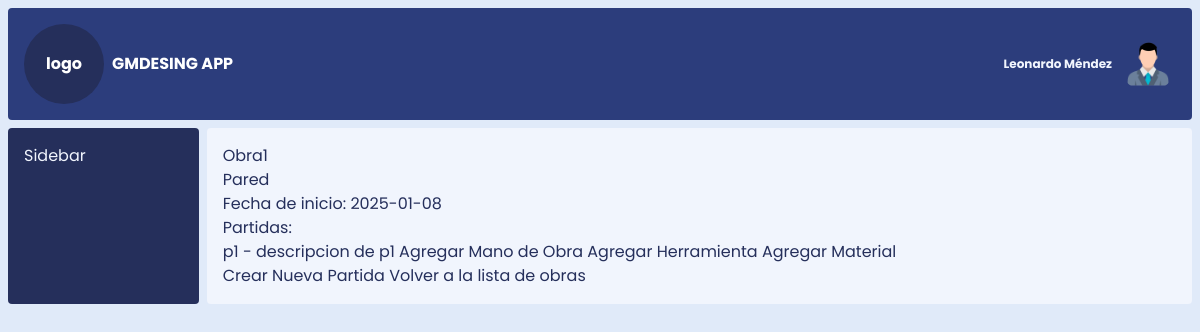
Page /obra/1 on the earlier database version.
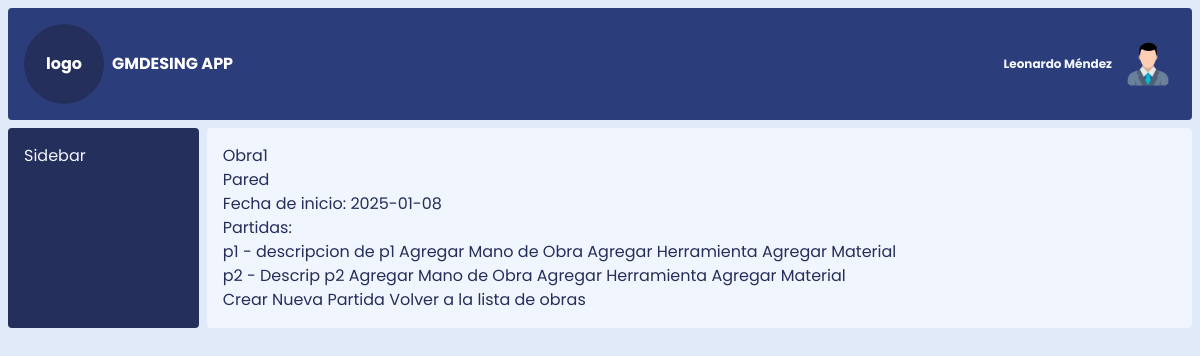
Same page on the later database version.
### models.py (models this page shows)
class Obra(db.Model):
    id_obra = db.Column(db.Integer, primary_key=True)
    nombre_obra = db.Column(db.String(100), nullable=False)
    descripcion_obra = db.Column(db.Text)
    fecha_inicio = db.Column(db.Date)
    partidas = db.relationship('Partida', backref='obra', lazy=True) # Relación con Partidas

class Partida(db.Model):
    id_partida = db.Column(db.Integer, primary_key=True)
    id_obra = db.Column(db.Integer, db.ForeignKey('obra.id_obra'), nullable=False)
    nombre_partida = db.Column(db.String(100), nullable=False)
    descripcion_partida = db.Column(db.Text)
    manos_obra = db.relationship('PartidasManoObra', backref='partida', lazy=True)
    herramientas = db.relationship('PartidasHerramientas', backref='partida', lazy=True)
    materiales = db.relationship('PartidasMateriales', backref='partida', lazy=True)

### app.py (the view)
@app.route('/obra/<int:id_obra>') # Ruta para ver detalles de una obra y sus partidas
def ver_obra(id_obra):
    obra = Obra.query.get_or_404(id_obra)
    return render_template('ver_obra.html', obra=obra, datos=datos)

### templates/ver_obra.html
{% extends 'base.html' %}
{% block content %}
<h1>{{ obra.nombre_obra }}</h1>
<p>{{ obra.descripcion_obra }}</p>
<p>Fecha de inicio: {{ obra.fecha_inicio }}</p>
<h2>Partidas:</h2>
{% if obra.partidas %}
<ul>
    {% for partida in obra.partidas %}
    <li>{{ partida.nombre_partida }} - {{ partida.descripcion_partida }}
        <a href="{{ url_for('crear_mano_obra', id_partida=partida.id_partida) }}">Agregar Mano de Obra</a>
        <a href="{{ url_for('crear_herramienta', id_partida=partida.id_partida) }}">Agregar Herramienta</a>
        <a href="{{ url_for('crear_material', id_partida=partida.id_partida) }}">Agregar Material</a>
    </li>
    {% endfor %}
</ul>
{% else %}
<p>No hay partidas registradas para esta obra.</p>
{% endif %}
<a href="{{ url_for('crear_partida', id_obra=obra.id_obra) }}">Crear Nueva Partida</a>
<a href="{{ url_for('index') }}">Volver a la lista de obras</a>
{% endblock %}

### templates/base.html (shortened to what this page needs)
<!DOCTYPE html>
<html lang="en">
<head>
    <link rel="stylesheet" href="{{ url_for('static', filename='css/styles.css') }}">
    <link rel="stylesheet" href="{{ url_for('static', filename='css/style.css') }}">
</head>
<body class="base grid grid-cols-12 gap-2 p-2 h-[100vh]">
    <nav class="nav col-span-12 text-white p-4 flex justify-between items-center h-[10vh]">
        <div class="flex justify-start items-center gap-2">
            <div class="flex justify-center items-center w-20 h-20 bg-blue-950 rounded-full">
                <h1>logo</h1>
            </div>
            <h1>{{datos.sistema}}</h1>
        </div>
        <div class="flex justify-end items-center gap-2">
            <h3>{{datos.usuario}}</h3>
            <img class="rounded-full hidden md:block w-14" bg-black src="/static/img/perfil.png" alt="">
        </div>
    </nav>
    <aside id="sidebar" class="aside col-span-2 h[90vh] p-4 hidden md:block md:col-span-2">
        {% block sidebar %}
        <h2>Sidebar</h2>
        {% endblock %}
    </aside>
    <main class="content col-span-12 md:col-span-10 h-[90vh] p-4 overflow-y-auto scroll-hidden">
        {% block content %}{% endblock %}
    </main>
</body>
</html>

### static/css/styles.css (style rules this page uses)
html, :host { line-height: 1.5; -webkit-text-size-adjust: 100%; -moz-tab-size: 4; -o-tab-size: 4; tab-size: 4; font-family: Poppins, sans-serif; font-feature-settings: normal; font-variation-settings: normal; -webkit-tap-highlight-color: transparent; }
body { margin: 0; line-height: inherit; }
h1, h2, h3, h4, h5, h6 { font-size: inherit; font-weight: inherit; }
a { color: inherit; text-decoration: inherit; }
blockquote, dl, dd, h1, h2, h3, h4, h5, h6, hr, figure, p, pre { margin: 0; }
ol, ul, menu { list-style: none; margin: 0; padding: 0; }
img, svg, video, canvas, audio, iframe, embed, object { display: block; vertical-align: middle; }
img, video { max-width: 100%; height: auto; }
.base { --tw-bg-opacity: 1; background-color: rgb(224 234 249 / var(--tw-bg-opacity, 1)); }
.nav { border-radius: 0.25rem; --tw-bg-opacity: 1; background-color: rgb(44 61 124 / var(--tw-bg-opacity, 1)); padding-top: 0.5rem; padding-bottom: 0.5rem; padding-left: 1rem; padding-right: 1rem; font-weight: 700; --tw-text-opacity: 1; color: rgb(37 47 91 / var(--tw-text-opacity, 1)); }
.aside { border-radius: 0.25rem; --tw-bg-opacity: 1; background-color: rgb(37 47 91 / var(--tw-bg-opacity, 1)); padding-top: 0.5rem; padding-bottom: 0.5rem; padding-left: 1rem; padding-right: 1rem; --tw-text-opacity: 1; color: rgb(241 245 253 / var(--tw-text-opacity, 1)); }
.content { border-radius: 0.25rem; --tw-bg-opacity: 1; background-color: rgb(241 245 253 / var(--tw-bg-opacity, 1)); padding-top: 0.5rem; padding-bottom: 0.5rem; padding-left: 1rem; padding-right: 1rem; --tw-text-opacity: 1; color: rgb(37 47 91 / var(--tw-text-opacity, 1)); }
h3 { font-size: 0.75rem; line-height: 1rem; font-weight: 700; --tw-text-opacity: 1; color: rgb(241 245 253 / var(--tw-text-opacity, 1)); }
.col-span-12 { grid-column: span 12 / span 12; }
.col-span-2 { grid-column: span 2 / span 2; }
.flex { display: flex; }
.grid { display: grid; }
.hidden { display: none; }
.h-20 { height: 5rem; }
.h-\[100vh\] { height: 100vh; }
.h-\[10vh\] { height: 10vh; }
.h-\[90vh\] { height: 90vh; }
.w-14 { width: 3.5rem; }
.w-20 { width: 5rem; }
.grid-cols-12 { grid-template-columns: repeat(12, minmax(0, 1fr)); }
.items-center { align-items: center; }
.justify-start { justify-content: flex-start; }
.justify-end { justify-content: flex-end; }
.justify-center { justify-content: center; }
.justify-between { justify-content: space-between; }
.gap-2 { gap: 0.5rem; }
.overflow-y-auto { overflow-y: auto; }
.rounded-full { border-radius: 9999px; }
.bg-blue-950 { --tw-bg-opacity: 1; background-color: rgb(37 47 91 / var(--tw-bg-opacity, 1)); }
.p-2 { padding: 0.5rem; }
.p-4 { padding: 1rem; }
.text-white { --tw-text-opacity: 1; color: rgb(255 255 255 / var(--tw-text-opacity, 1)); }
@media (min-width: 768px) { .md\:col-span-10 { grid-column: span 10 / span 10; } }
@media (min-width: 768px) { .md\:col-span-2 { grid-column: span 2 / span 2; } }
@media (min-width: 768px) { .md\:block { display: block; } }

### static/css/style.css (style rules this page uses)
.scroll-hidden { overflow-y: scroll; }

Differences in the rows shown:
added Partida: nombre_partida "p2", descripcion_partida "Descrip p2"
